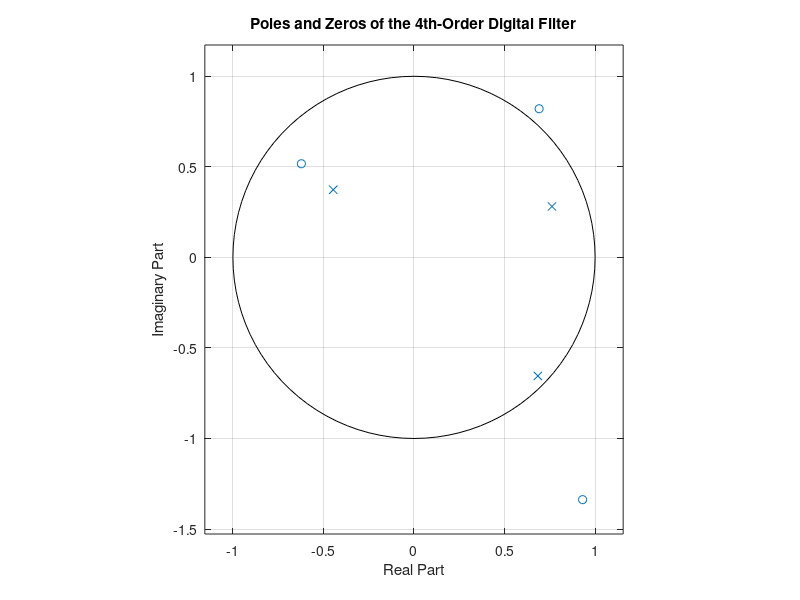

Reproduce this figure in MATLAB.
clear all; close all; clc;
% Define the zeros, poles, and gain of the 4th-order filter
z = [1, -1, 1+1i, 1-1i]; % Zeros
p = [0.5, -0.5, 0.1+0.2i, 0.1-0.2i]; % Poles
k = 1; % Gain
% Factorize the filter into second-order sections
sos = zp2sos(z', p', k); % Ensure zeros and poles are column vectors

% Display the second-order sections (SOS matrix)
disp('Second-order sections (SOS):');
disp(sos);

% Plot the poles and zeros of the overall filter
zplane(z, p); % Plot poles and zeros of the original 4th-order filter
title('Poles and Zeros of the 4th-Order Digital Filter');
xlabel('Real Part');
ylabel('Imaginary Part');
grid on;

% Explanation of SOS
disp('Each row of the SOS matrix represents a 2nd-order digital filter:');
disp('[b0 b1 b2 a0 a1 a2]');
